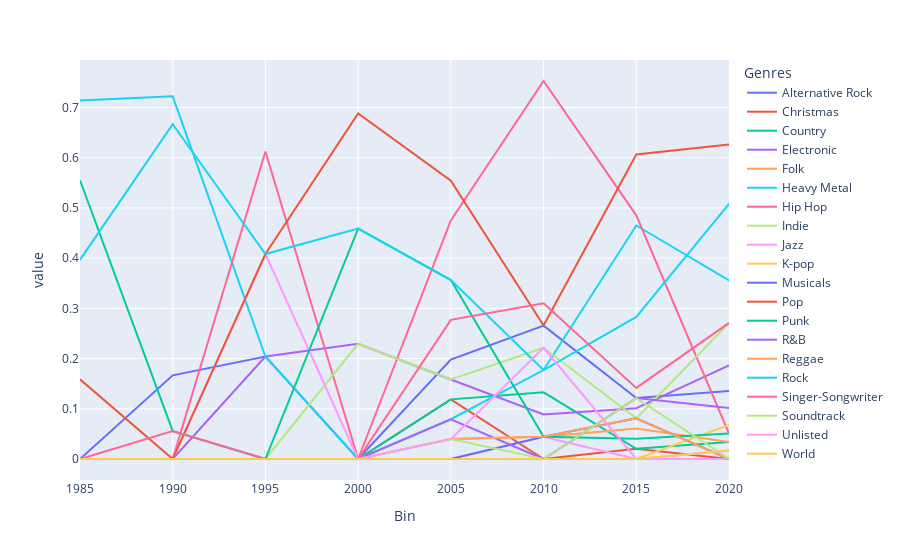

This figure's notebook cell:
### Code cell
px.line(data_frame=genre_counts_normed)

### Figure 1 — Plotly figure (JSON) as saved in the notebook; plotly's stock layout.template omitted (floating-point values rounded to 4 significant figures)
{"data": [{"hovertemplate": "Genres=Alternative Rock<br>Bin=%{x}<br>value=%{y}<extra></extra>", "legendgroup": "Alternative Rock", "line": {"color": "#636efa", "dash": "solid"}, "marker": {"symbol": "circle"}, "mode": "lines", "name": "Alternative Rock", "orientation": "v", "showlegend": true, "type": "scatter", "x": [1985, 1990, 1995, 2000, 2005, 2010, 2015, 2020], "xaxis": "x", "y": [0.0, 0.1667, 0.2041, 0.0, 0.198, 0.2657, 0.1213, 0.1355], "yaxis": "y"}, {"hovertemplate": "Genres=Christmas<br>Bin=%{x}<br>value=%{y}<extra></extra>", "legendgroup": "Christmas", "line": {"color": "#EF553B", "dash": "solid"}, "marker": {"symbol": "circle"}, "mode": "lines", "name": "Christmas", "orientation": "v", "showlegend": true, "type": "scatter", "x": [1985, 1990, 1995, 2000, 2005, 2010, 2015, 2020], "xaxis": "x", "y": [0.1586, 0.0, 0.0, 0.0, 0.1188, 0.0, 0.02022, 0.0], "yaxis": "y"}, {"hovertemplate": "Genres=Country<br>Bin=%{x}<br>value=%{y}<extra></extra>", "legendgroup": "Country", "line": {"color": "#00cc96", "dash": "solid"}, "marker": {"symbol": "circle"}, "mode": "lines", "name": "Country", "orientation": "v", "showlegend": true, "type": "scatter", "x": [1985, 1990, 1995, 2000, 2005, 2010, 2015, 2020], "xaxis": "x", "y": [0.0, 0.0, 0.0, 0.0, 0.1188, 0.1328, 0.02022, 0.03387], "yaxis": "y"}, {"hovertemplate": "Genres=Electronic<br>Bin=%{x}<br>value=%{y}<extra></extra>", "legendgroup": "Electronic", "line": {"color": "#ab63fa", "dash": "solid"}, "marker": {"symbol": "circle"}, "mode": "lines", "name": "Electronic", "orientation": "v", "showlegend": true, "type": "scatter", "x": [1985, 1990, 1995, 2000, 2005, 2010, 2015, 2020], "xaxis": "x", "y": [0.0, 0.0, 0.2041, 0.2294, 0.1584, 0.08856, 0.1011, 0.1863], "yaxis": "y"}, {"hovertemplate": "Genres=Folk<br>Bin=%{x}<br>value=%{y}<extra></extra>", "legendgroup": "Folk", "line": {"color": "#FFA15A", "dash": "solid"}, "marker": {"symbol": "circle"}, "mode": "lines", "name": "Folk", "orientation": "v", "showlegend": true, "type": "scatter", "x": [1985, 1990, 1995, 2000, 2005, 2010, 2015, 2020], "xaxis": "x", "y": [0.0, 0.0, 0.0, 0.0, 0.03959, 0.04428, 0.06066, 0.03387], "yaxis": "y"}, {"hovertemplate": "Genres=Heavy Metal<br>Bin=%{x}<br>value=%{y}<extra></extra>", "legendgroup": "Heavy Metal", "line": {"color": "#19d3f3", "dash": "solid"}, "marker": {"symbol": "circle"}, "mode": "lines", "name": "Heavy Metal", "orientation": "v", "showlegend": true, "type": "scatter", "x": [1985, 1990, 1995, 2000, 2005, 2010, 2015, 2020], "xaxis": "x", "y": [0.7137, 0.7222, 0.2041, 0.0, 0.07918, 0.1771, 0.465, 0.3556], "yaxis": "y"}, {"hovertemplate": "Genres=Hip Hop<br>Bin=%{x}<br>value=%{y}<extra></extra>", "legendgroup": "Hip Hop", "line": {"color": "#FF6692", "dash": "solid"}, "marker": {"symbol": "circle"}, "mode": "lines", "name": "Hip Hop", "orientation": "v", "showlegend": true, "type": "scatter", "x": [1985, 1990, 1995, 2000, 2005, 2010, 2015, 2020], "xaxis": "x", "y": [0.0, 0.0, 0.6124, 0.0, 0.4751, 0.7528, 0.4853, 0.0508], "yaxis": "y"}, {"hovertemplate": "Genres=Indie<br>Bin=%{x}<br>value=%{y}<extra></extra>", "legendgroup": "Indie", "line": {"color": "#B6E880", "dash": "solid"}, "marker": {"symbol": "circle"}, "mode": "lines", "name": "Indie", "orientation": "v", "showlegend": true, "type": "scatter", "x": [1985, 1990, 1995, 2000, 2005, 2010, 2015, 2020], "xaxis": "x", "y": [0.0, 0.0, 0.0, 0.2294, 0.1584, 0.2214, 0.08088, 0.271], "yaxis": "y"}, {"hovertemplate": "Genres=Jazz<br>Bin=%{x}<br>value=%{y}<extra></extra>", "legendgroup": "Jazz", "line": {"color": "#FF97FF", "dash": "solid"}, "marker": {"symbol": "circle"}, "mode": "lines", "name": "Jazz", "orientation": "v", "showlegend": true, "type": "scatter", "x": [1985, 1990, 1995, 2000, 2005, 2010, 2015, 2020], "xaxis": "x", "y": [0.0, 0.0, 0.4082, 0.0, 0.0, 0.04428, 0.0, 0.0], "yaxis": "y"}, {"hovertemplate": "Genres=K-pop<br>Bin=%{x}<br>value=%{y}<extra></extra>", "legendgroup": "K-pop", "line": {"color": "#FECB52", "dash": "solid"}, "marker": {"symbol": "circle"}, "mode": "lines", "name": "K-pop", "orientation": "v", "showlegend": true, "type": "scatter", "x": [1985, 1990, 1995, 2000, 2005, 2010, 2015, 2020], "xaxis": "x", "y": [0.0, 0.0, 0.0, 0.0, 0.0, 0.0, 0.0, 0.06774], "yaxis": "y"}, {"hovertemplate": "Genres=Musicals<br>Bin=%{x}<br>value=%{y}<extra></extra>", "legendgroup": "Musicals", "line": {"color": "#636efa", "dash": "solid"}, "marker": {"symbol": "circle"}, "mode": "lines", "name": "Musicals", "orientation": "v", "showlegend": true, "type": "scatter", "x": [1985, 1990, 1995, 2000, 2005, 2010, 2015, 2020], "xaxis": "x", "y": [0.0, 0.0, 0.0, 0.0, 0.0, 0.04428, 0.08088, 0.0], "yaxis": "y"}, {"hovertemplate": "Genres=Pop<br>Bin=%{x}<br>value=%{y}<extra></extra>", "legendgroup": "Pop", "line": {"color": "#EF553B", "dash": "solid"}, "marker": {"symbol": "circle"}, "mode": "lines", "name": "Pop", "orientation": "v", "showlegend": true, "type": "scatter", "x": [1985, 1990, 1995, 2000, 2005, 2010, 2015, 2020], "xaxis": "x", "y": [0.0, 0.0, 0.4082, 0.6882, 0.5543, 0.2657, 0.6066, 0.6266], "yaxis": "y"}, {"hovertemplate": "Genres=Punk<br>Bin=%{x}<br>value=%{y}<extra></extra>", "legendgroup": "Punk", "line": {"color": "#00cc96", "dash": "solid"}, "marker": {"symbol": "circle"}, "mode": "lines", "name": "Punk", "orientation": "v", "showlegend": true, "type": "scatter", "x": [1985, 1990, 1995, 2000, 2005, 2010, 2015, 2020], "xaxis": "x", "y": [0.5551, 0.05556, 0.0, 0.4588, 0.3563, 0.04428, 0.04044, 0.0508], "yaxis": "y"}, {"hovertemplate": "Genres=R&B<br>Bin=%{x}<br>value=%{y}<extra></extra>", "legendgroup": "R&B", "line": {"color": "#ab63fa", "dash": "solid"}, "marker": {"symbol": "circle"}, "mode": "lines", "name": "R&B", "orientation": "v", "showlegend": true, "type": "scatter", "x": [1985, 1990, 1995, 2000, 2005, 2010, 2015, 2020], "xaxis": "x", "y": [0.0, 0.0, 0.0, 0.0, 0.07918, 0.0, 0.1213, 0.1016], "yaxis": "y"}, {"hovertemplate": "Genres=Reggae<br>Bin=%{x}<br>value=%{y}<extra></extra>", "legendgroup": "Reggae", "line": {"color": "#FFA15A", "dash": "solid"}, "marker": {"symbol": "circle"}, "mode": "lines", "name": "Reggae", "orientation": "v", "showlegend": true, "type": "scatter", "x": [1985, 1990, 1995, 2000, 2005, 2010, 2015, 2020], "xaxis": "x", "y": [0.0, 0.0, 0.0, 0.0, 0.03959, 0.04428, 0.08088, 0.0], "yaxis": "y"}, {"hovertemplate": "Genres=Rock<br>Bin=%{x}<br>value=%{y}<extra></extra>", "legendgroup": "Rock", "line": {"color": "#19d3f3", "dash": "solid"}, "marker": {"symbol": "circle"}, "mode": "lines", "name": "Rock", "orientation": "v", "showlegend": true, "type": "scatter", "x": [1985, 1990, 1995, 2000, 2005, 2010, 2015, 2020], "xaxis": "x", "y": [0.3965, 0.6667, 0.4082, 0.4588, 0.3563, 0.1771, 0.2831, 0.508], "yaxis": "y"}, {"hovertemplate": "Genres=Singer-Songwriter<br>Bin=%{x}<br>value=%{y}<extra></extra>", "legendgroup": "Singer-Songwriter", "line": {"color": "#FF6692", "dash": "solid"}, "marker": {"symbol": "circle"}, "mode": "lines", "name": "Singer-Songwriter", "orientation": "v", "showlegend": true, "type": "scatter", "x": [1985, 1990, 1995, 2000, 2005, 2010, 2015, 2020], "xaxis": "x", "y": [0.0, 0.05556, 0.0, 0.0, 0.2771, 0.31, 0.1415, 0.271], "yaxis": "y"}, {"hovertemplate": "Genres=Soundtrack<br>Bin=%{x}<br>value=%{y}<extra></extra>", "legendgroup": "Soundtrack", "line": {"color": "#B6E880", "dash": "solid"}, "marker": {"symbol": "circle"}, "mode": "lines", "name": "Soundtrack", "orientation": "v", "showlegend": true, "type": "scatter", "x": [1985, 1990, 1995, 2000, 2005, 2010, 2015, 2020], "xaxis": "x", "y": [0.0, 0.0, 0.0, 0.0, 0.03959, 0.0, 0.1213, 0.0], "yaxis": "y"}, {"hovertemplate": "Genres=Unlisted<br>Bin=%{x}<br>value=%{y}<extra></extra>", "legendgroup": "Unlisted", "line": {"color": "#FF97FF", "dash": "solid"}, "marker": {"symbol": "circle"}, "mode": "lines", "name": "Unlisted", "orientation": "v", "showlegend": true, "type": "scatter", "x": [1985, 1990, 1995, 2000, 2005, 2010, 2015, 2020], "xaxis": "x", "y": [0.0, 0.0, 0.0, 0.0, 0.03959, 0.2214, 0.0, 0.01693], "yaxis": "y"}, {"hovertemplate": "Genres=World<br>Bin=%{x}<br>value=%{y}<extra></extra>", "legendgroup": "World", "line": {"color": "#FECB52", "dash": "solid"}, "marker": {"symbol": "circle"}, "mode": "lines", "name": "World", "orientation": "v", "showlegend": true, "type": "scatter", "x": [1985, 1990, 1995, 2000, 2005, 2010, 2015, 2020], "xaxis": "x", "y": [0.0, 0.0, 0.0, 0.0, 0.0, 0.0, 0.0, 0.01693], "yaxis": "y"}], "layout": {"legend": {"title": {"text": "Genres"}, "tracegroupgap": 0}, "margin": {"t": 60}, "xaxis": {"anchor": "y", "domain": [0, 1], "title": {"text": "Bin"}}, "yaxis": {"anchor": "x", "domain": [0, 1], "title": {"text": "value"}}}}
